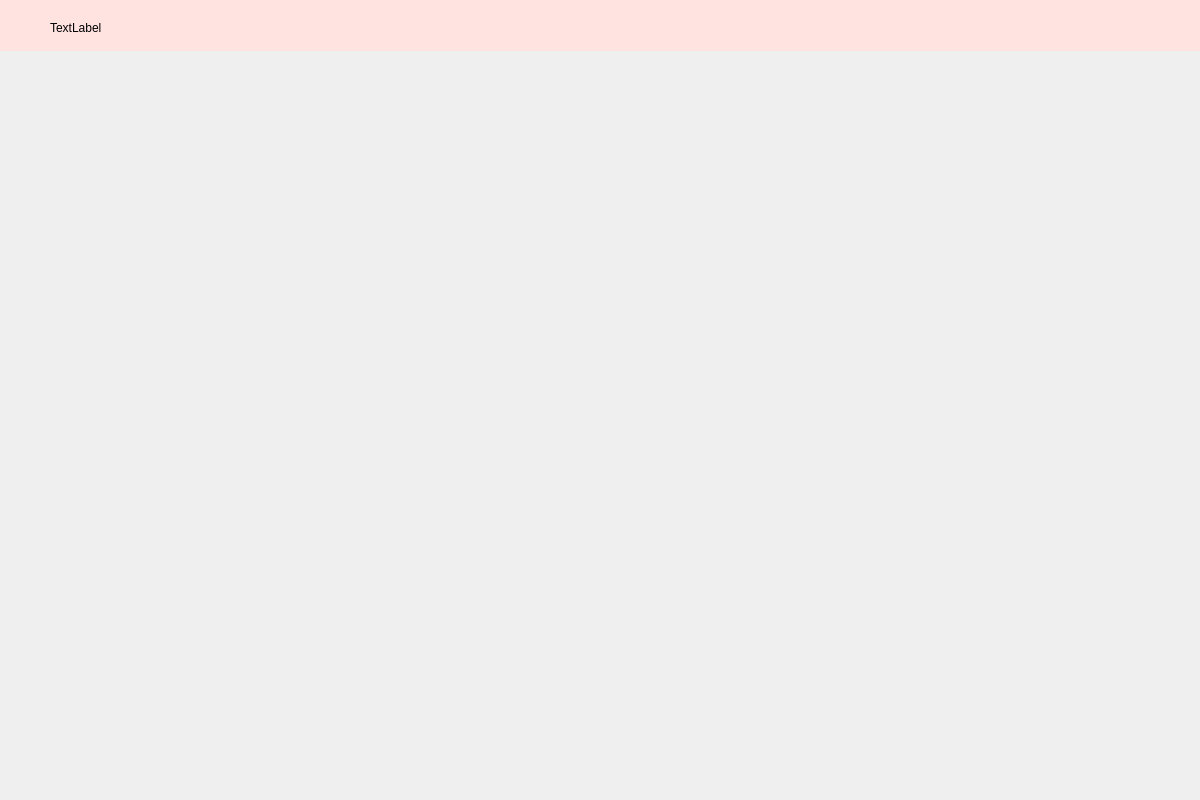
<?xml version="1.0" encoding="UTF-8"?>
<ui version="4.0">
 <class>Dialog</class>
 <widget class="QDialog" name="Dialog">
  <property name="geometry">
   <rect>
    <x>0</x>
    <y>0</y>
    <width>1200</width>
    <height>800</height>
   </rect>
  </property>
  <property name="windowTitle">
   <string>Dialog</string>
  </property>
  <widget class="QWidget" name="widget" native="true">
   <property name="geometry">
    <rect>
     <x>0</x>
     <y>0</y>
     <width>1201</width>
     <height>51</height>
    </rect>
   </property>
   <property name="styleSheet">
    <string notr="true">background-color: #FFE3E1</string>
   </property>
   <widget class="QLabel" name="label">
    <property name="geometry">
     <rect>
      <x>50</x>
      <y>20</y>
      <width>211</width>
      <height>16</height>
     </rect>
    </property>
    <property name="text">
     <string>TextLabel</string>
    </property>
   </widget>
  </widget>
 </widget>
 <resources/>
 <connections/>
</ui>
